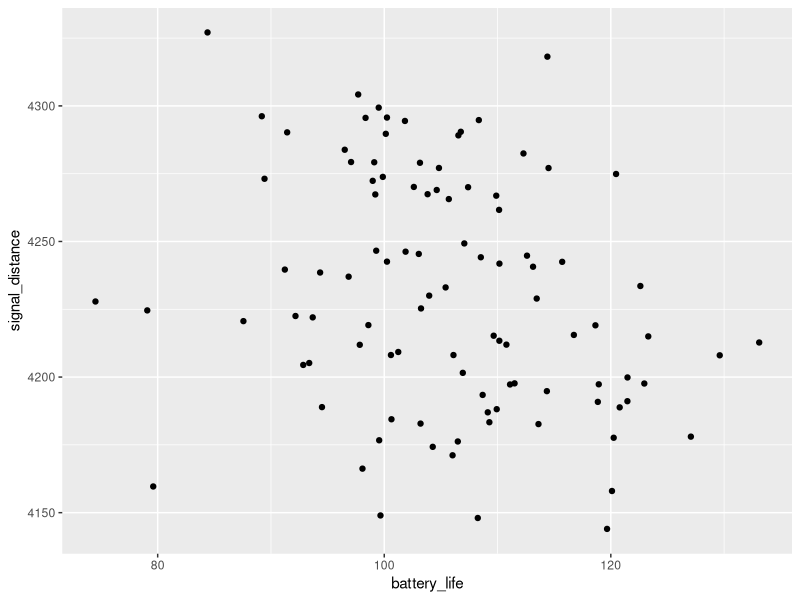
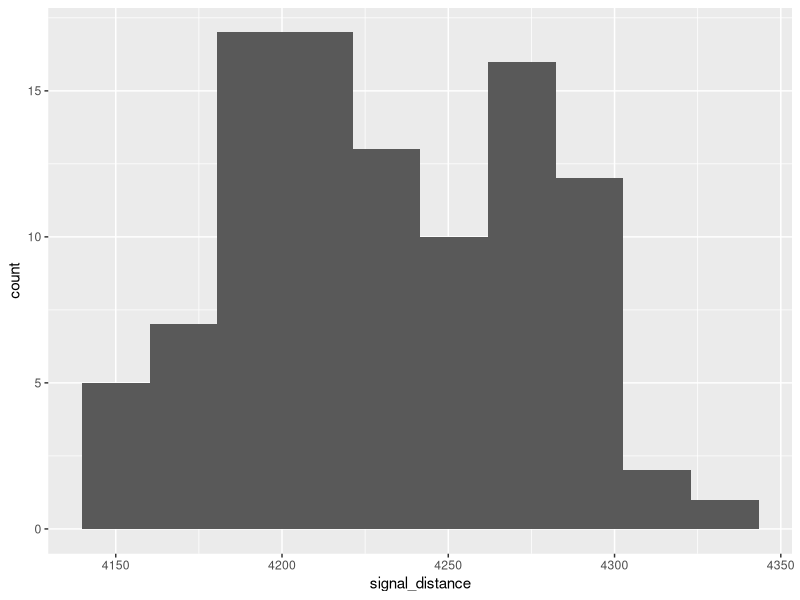
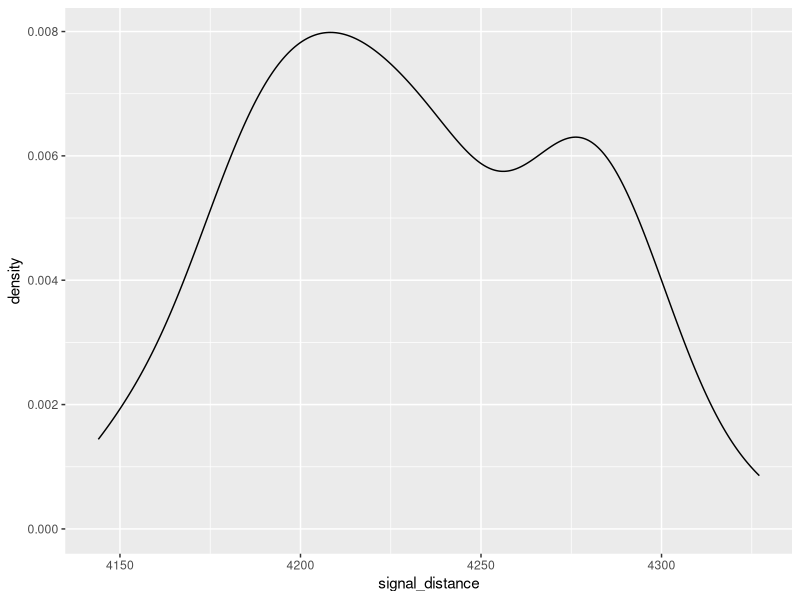
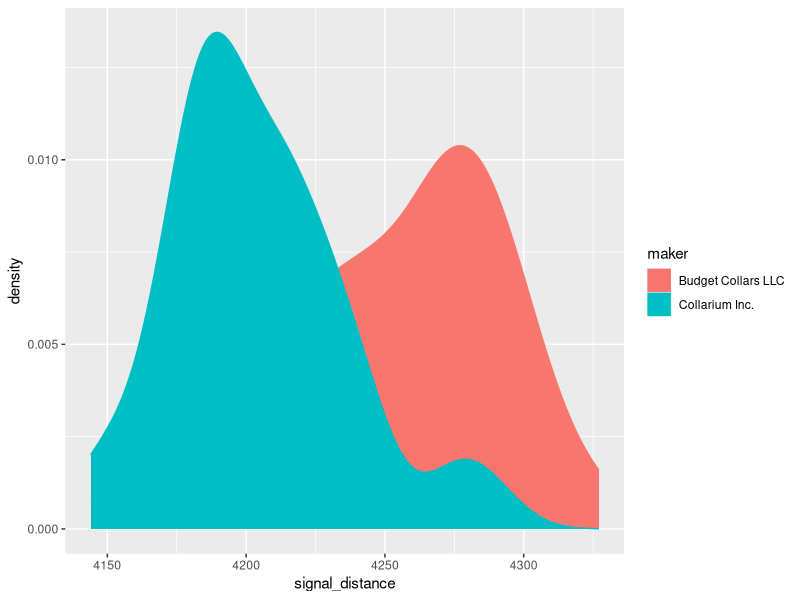
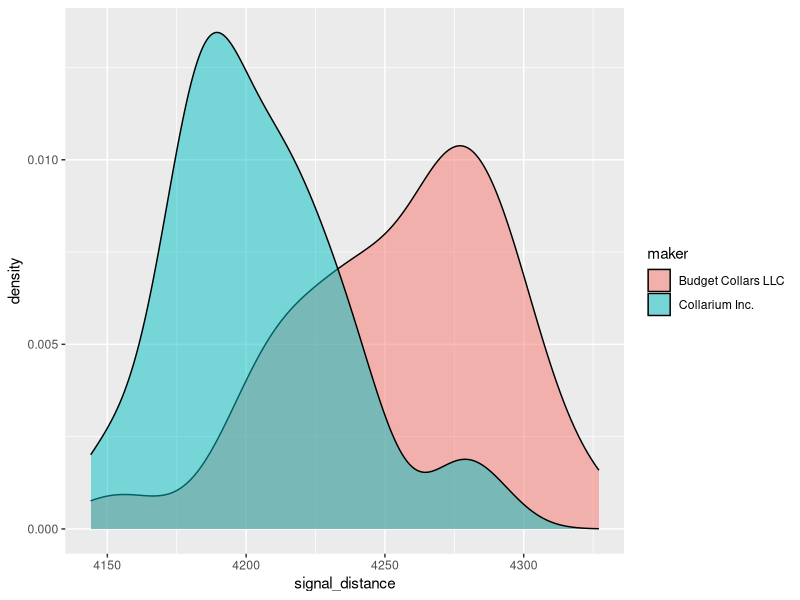
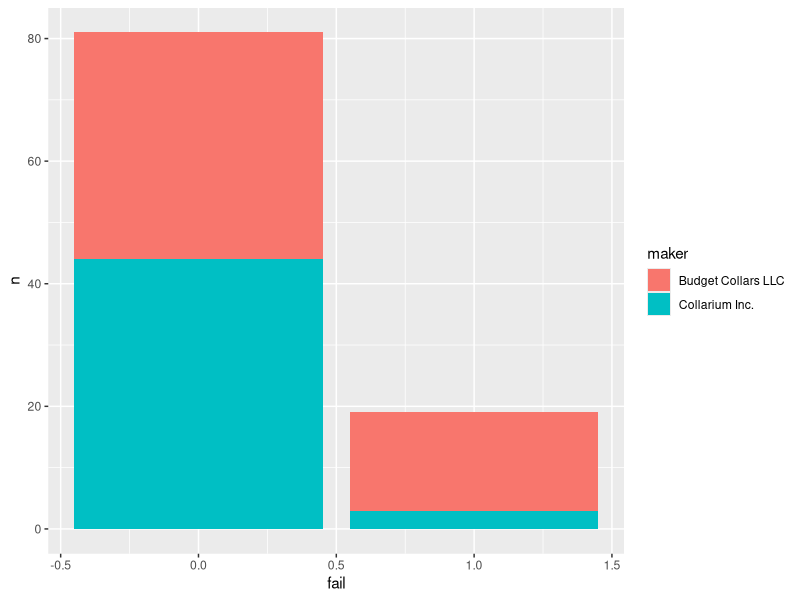
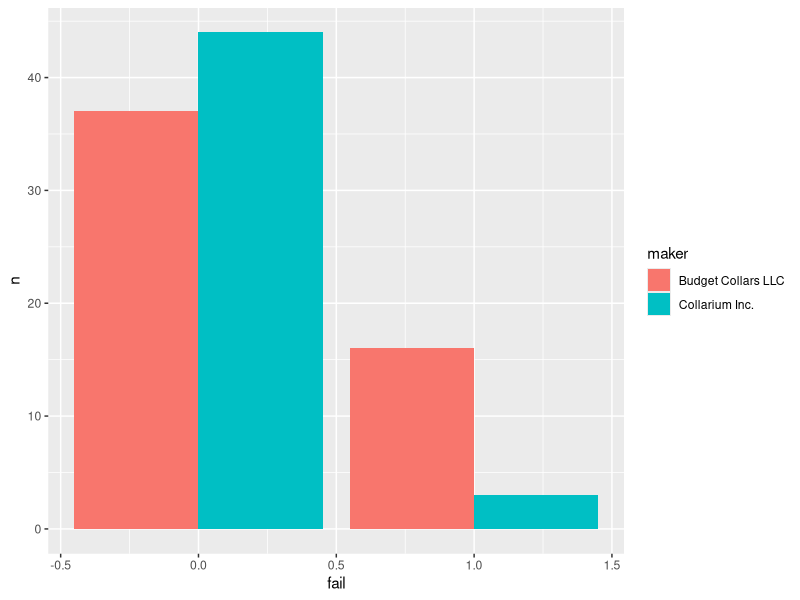

Recreate these plots in R, in order.
## ---- chunk 1
knitr::opts_chunk$set(echo = TRUE)
## ---- chunk 2
library(tidyverse)
collars <- read_csv("../data/collar_data.csv")
## ---- chunk 3
ggplot(collars, aes(battery_life, signal_distance)) +
  geom_point()
## ---- chunk 4
ggplot(collars, aes(signal_distance)) +
  geom_histogram(bins = 10)

# we can change the number of bins (essentially, the number of columns) by modifying the bins argument in the geom_histogram function
## ---- chunk 5
ggplot(collars, aes(signal_distance)) +
  geom_density()
## ---- chunk 6
ggplot(collars, aes(signal_distance)) +
  geom_density(aes(color = maker, fill = maker))
## ---- chunk 7
ggplot(collars, aes(signal_distance)) +
  geom_density(aes(fill = maker), alpha = .5)
## ---- chunk 8

fails <- collars %>% 
  group_by(maker, fail) %>% 
  count()
fails
  
ggplot(fails, aes(fail, n)) +
  geom_col(aes(fill = maker))
## ---- chunk 9
ggplot(fails, aes(fail, n, fill = maker)) +
  geom_col(position = "dodge")
## ---- chunk 10
# load the tidyverse package and the penguins package
